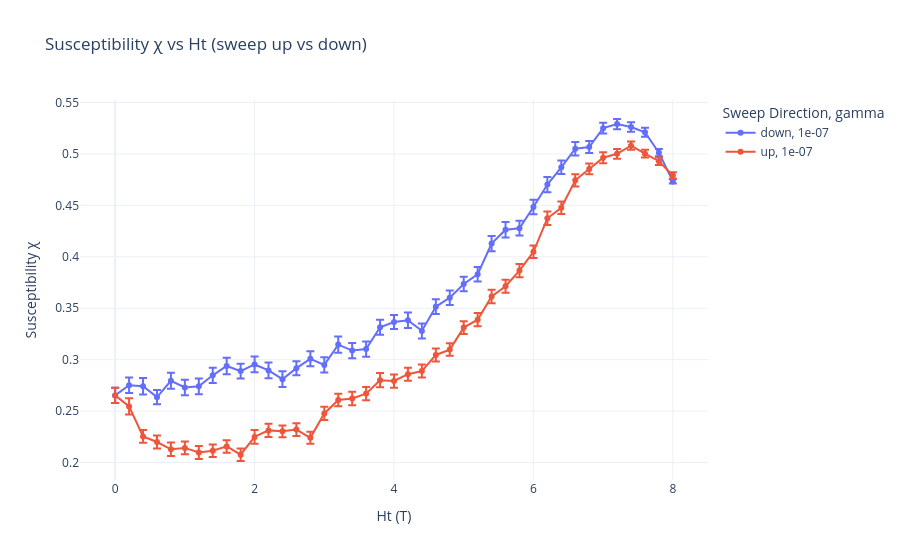

The cell this chart's notebook holds for it:
### Code cell
#Ref
import pandas as pd
import glob
import numpy as np
import plotly.express as px
path = '/Users/jiakai/Desktop/SURF/code/_spirit/'
n_cycles = 120
dim = 8
gamma = 1e-07

# Pattern to match all relevant CSV files
file_pattern = path + f"Susceptibility_multi_gammas_{dim}_*_per_gamma_20_anisotropy_1.5_gamma_{gamma}_ref*.csv"
# Susceptibility_multi_gammas_8_240_per_gamma_20_anisotropy_1.5_gamma_1e-07_ref_4
# List all matching files
csv_files = glob.glob(file_pattern)

# Print how many files were found
print(f"Found {len(csv_files)} files.")
repeats = len(csv_files)

for f in csv_files:
    print(f)

# Read and concatenate all files
df_all = pd.concat([pd.read_csv(f) for f in csv_files], ignore_index=True)

df_avg = (
        df_all.groupby(["gamma", "Ht", "direction"], as_index=False)
        .agg(
            chi_mean=("chi", "mean"),
            chi_std=("chi", lambda x: x.std(ddof=1) / np.sqrt(n_cycles*(repeats+1)))
        )
    )

fig_ref = px.line(
    df_avg,
    x="Ht",
    y="chi_mean",
    error_y="chi_std",
    color="direction",  # Different color for up/down
    line_dash="gamma",  # Optional: if you vary gamma too
    markers=True,
    labels={
        "Ht": "Ht (T)",
        "chi_mean": "Susceptibility χ",
        "direction": "Sweep Direction",
    },
    title="Susceptibility χ vs Ht (sweep up vs down)",
    template="plotly_white"
)

fig_ref.show()

### Figure 1 — Plotly figure (JSON) as saved in the notebook; plotly's stock layout.template omitted (floating-point values rounded to 4 significant figures)
{"data": [{"error_y": {"array": [0.00732, 0.007435, 0.008, 0.006847, 0.007783, 0.007577, 0.007656, 0.007374, 0.008005, 0.007233, 0.007657, 0.007729, 0.007612, 0.006806, 0.007343, 0.00742, 0.007793, 0.007472, 0.007431, 0.007257, 0.006813, 0.007586, 0.007298, 0.007151, 0.007115, 0.007147, 0.00701, 0.007397, 0.00758, 0.00715, 0.007, 0.007339, 0.006617, 0.006478, 0.005804, 0.005301, 0.00493, 0.004569, 0.004346, 0.003519, 0.002119]}, "hovertemplate": "Sweep Direction=down<br>gamma=1e-07<br>Ht (T)=%{x}<br>Susceptibility χ=%{y}<extra></extra>", "legendgroup": "down, 1e-07", "line": {"color": "#636efa", "dash": "solid"}, "marker": {"symbol": "circle"}, "mode": "lines+markers", "name": "down, 1e-07", "orientation": "v", "showlegend": true, "x": [-0.0, 0.2, 0.4, 0.6, 0.8, 1.0, 1.2, 1.4, 1.6, 1.8, 2.0, 2.2, 2.4, 2.6, 2.8, 3.0, 3.2, 3.4, 3.6, 3.8, 4.0, 4.2, 4.4, 4.6, 4.8, 5.0, 5.2, 5.4, 5.6, 5.8, 6.0, 6.2, 6.4, 6.6, 6.8, 7.0, 7.2, 7.4, 7.6, 7.8, 8.0], "xaxis": "x", "y": [0.2653, 0.2751, 0.2742, 0.2636, 0.2794, 0.273, 0.2741, 0.2848, 0.2939, 0.2889, 0.2953, 0.2896, 0.2811, 0.2918, 0.3008, 0.2949, 0.3146, 0.3088, 0.3103, 0.3315, 0.3366, 0.3383, 0.328, 0.3515, 0.3602, 0.3736, 0.3831, 0.4129, 0.4263, 0.4278, 0.4484, 0.4702, 0.487, 0.5051, 0.5068, 0.5251, 0.529, 0.5262, 0.5211, 0.5012, 0.4733], "yaxis": "y", "type": "scatter"}, {"error_y": {"array": [0.00732, 0.007963, 0.006254, 0.006393, 0.00649, 0.006282, 0.006309, 0.005983, 0.006088, 0.006101, 0.006771, 0.006395, 0.00581, 0.006208, 0.005853, 0.006361, 0.006039, 0.00658, 0.00643, 0.006866, 0.006437, 0.006336, 0.006318, 0.006354, 0.006117, 0.006264, 0.00652, 0.006513, 0.006233, 0.006353, 0.006063, 0.006587, 0.006135, 0.005909, 0.005286, 0.005261, 0.004727, 0.004055, 0.003818, 0.003637, 0.003119]}, "hovertemplate": "Sweep Direction=up<br>gamma=1e-07<br>Ht (T)=%{x}<br>Susceptibility χ=%{y}<extra></extra>", "legendgroup": "up, 1e-07", "line": {"color": "#EF553B", "dash": "solid"}, "marker": {"symbol": "circle"}, "mode": "lines+markers", "name": "up, 1e-07", "orientation": "v", "showlegend": true, "x": [-0.0, 0.2, 0.4, 0.6, 0.8, 1.0, 1.2, 1.4, 1.6, 1.8, 2.0, 2.2, 2.4, 2.6, 2.8, 3.0, 3.2, 3.4, 3.6, 3.8, 4.0, 4.2, 4.4, 4.6, 4.8, 5.0, 5.2, 5.4, 5.6, 5.8, 6.0, 6.2, 6.4, 6.6, 6.8, 7.0, 7.2, 7.4, 7.6, 7.8, 8.0], "xaxis": "x", "y": [0.2653, 0.2546, 0.2254, 0.22, 0.2129, 0.2142, 0.2097, 0.2115, 0.2157, 0.2076, 0.2249, 0.2313, 0.2303, 0.232, 0.224, 0.2478, 0.2608, 0.2623, 0.267, 0.2801, 0.2793, 0.2859, 0.2889, 0.3046, 0.3098, 0.3312, 0.3389, 0.3615, 0.3714, 0.3866, 0.4049, 0.4375, 0.4477, 0.4744, 0.4855, 0.4963, 0.5001, 0.5081, 0.5003, 0.493, 0.4791], "yaxis": "y", "type": "scatter"}], "layout": {"xaxis": {"anchor": "y", "domain": [0.0, 1.0], "title": {"text": "Ht (T)"}}, "yaxis": {"anchor": "x", "domain": [0.0, 1.0], "title": {"text": "Susceptibility χ"}}, "legend": {"title": {"text": "Sweep Direction, gamma"}, "tracegroupgap": 0}, "title": {"text": "Susceptibility χ vs Ht (sweep up vs down)"}}}
